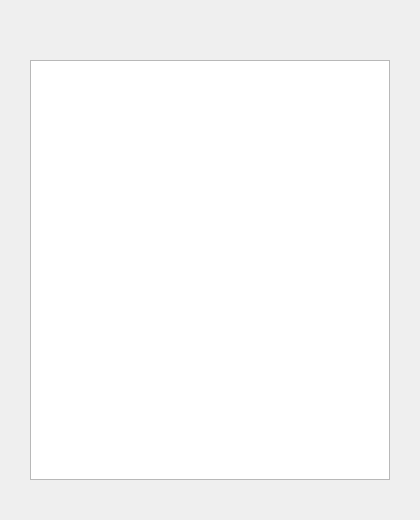
<?xml version="1.0" encoding="UTF-8"?>
<ui version="4.0">
 <class>SystemMessageWin</class>
 <widget class="QWidget" name="SystemMessageWin">
  <property name="geometry">
   <rect>
    <x>0</x>
    <y>0</y>
    <width>420</width>
    <height>520</height>
   </rect>
  </property>
  <property name="windowTitle">
   <string>Form</string>
  </property>
  <widget class="QWidget" name="MainBoard" native="true">
   <property name="geometry">
    <rect>
     <x>10</x>
     <y>10</y>
     <width>400</width>
     <height>500</height>
    </rect>
   </property>
   <widget class="QListWidget" name="MsgListWidget">
    <property name="geometry">
     <rect>
      <x>20</x>
      <y>50</y>
      <width>360</width>
      <height>420</height>
     </rect>
    </property>
   </widget>
  </widget>
 </widget>
 <resources/>
 <connections/>
</ui>
